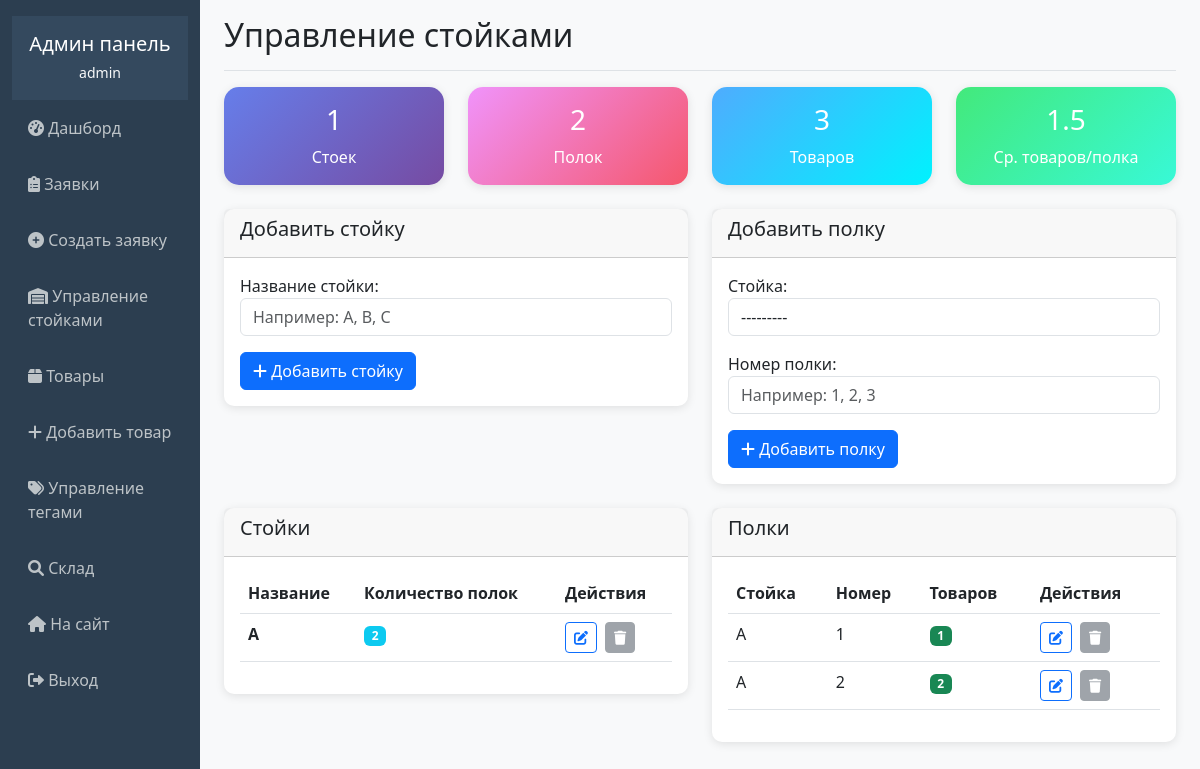
Screenshot of /superuser/storage/ (signed in) with the database file from the repository.
### rental/models.py (models this page shows, shortened)
class Storage(models.Model):
    name = models.CharField(max_length=10, verbose_name='Название стойки')
    def __str__(self):
        return self.name
    class Meta:
        verbose_name = 'Стойка'
        verbose_name_plural = 'Стойки'

class Shelf(models.Model):
    storage = models.ForeignKey(Storage, on_delete=models.CASCADE, verbose_name='Стойка')
    number = models.CharField(max_length=10, verbose_name='Номер полки')
    class Meta:
        verbose_name = 'Полка'
        verbose_name_plural = 'Полки'

### rental/admin_views.py (the view, shortened to what this page needs)
# urls.py: path('storage/', admin_views.storage_management, name='storage_management'),
@user_passes_test(is_admin)
def storage_management(request):
    storages = Storage.objects.all()
    shelves = Shelf.objects.all().select_related('storage')
    storage_form = StorageForm()
    shelf_form = ShelfForm()
    context = {
        'storages': storages,
        'shelves': shelves,
        'storage_form': storage_form,
        'shelf_form': shelf_form,
    }
    return render(request, 'rental/admin/storage_management.html', context)

### rental/forms.py (shortened to what this page needs)
class StorageForm(forms.ModelForm):
    class Meta:
        model = Storage
        fields = ['name']
        widgets = {
            'name': forms.TextInput(attrs={
                'class': 'form-control',
                'placeholder': 'Например: A, B, C',
                'maxlength': '10'
            })
        }

class ShelfForm(forms.ModelForm):
    class Meta:
        model = Shelf
        fields = ['storage', 'number']
        widgets = {
            'storage': forms.Select(attrs={'class': 'form-control'}),
            'number': forms.TextInput(attrs={
                'class': 'form-control',
                'placeholder': 'Например: 1, 2, 3',
                'maxlength': '10'
            })
        }

### rental/admin_views.py (called while the page is built)
def is_admin(user):
    return user.is_authenticated and user.is_staff

### templates/rental/admin/storage_management.html (shortened to what this page needs)
{% extends 'rental/admin/base_admin.html' %}
{% block content %}
<div class="d-flex justify-content-between flex-wrap flex-md-nowrap align-items-center pb-2 mb-3 border-bottom">
    <h1 class="h2">Управление стойками</h1>
</div>
<div class="row mb-4">
    <div class="col-md-3">
        <div class="card text-center stat-card">
            <div class="card-body">
                <h3>{{ storages.count }}</h3>
                <p class="mb-0">Стоек</p>
            </div>
        </div>
    </div>
    <div class="col-md-3">
        <div class="card text-center stat-card-2">
            <div class="card-body">
                <h3>{{ shelves.count }}</h3>
                <p class="mb-0">Полок</p>
            </div>
        </div>
    </div>
    <div class="col-md-3">
        <div class="card text-center stat-card-3">
            <div class="card-body">
                <h3 id="totalProducts">0</h3>
                <p class="mb-0">Товаров</p>
            </div>
        </div>
    </div>
    <div class="col-md-3">
        <div class="card text-center stat-card-4">
            <div class="card-body">
                <h3 id="avgProductsPerShelf">0</h3>
                <p class="mb-0">Ср. товаров/полка</p>
            </div>
        </div>
    </div>
</div>
<div class="row">
    <div class="col-md-6">
        <div class="card">
            <div class="card-header">
                <h5>Добавить стойку</h5>
            </div>
            <div class="card-body">
                <form method="post">
                    <div class="mb-3">
                        {{ storage_form.name.label_tag }}
                        {{ storage_form.name }}
                    </div>
                    <button type="submit" name="add_storage" class="btn btn-primary">
                        <i class="fas fa-plus"></i> Добавить стойку
                    </button>
                </form>
            </div>
        </div>
    </div>
    <div class="col-md-6">
        <div class="card">
            <div class="card-header">
                <h5>Добавить полку</h5>
            </div>
            <div class="card-body">
                <form method="post">
                    <div class="mb-3">
                        {{ shelf_form.storage.label_tag }}
                        {{ shelf_form.storage }}
                    </div>
                    <div class="mb-3">
                        {{ shelf_form.number.label_tag }}
                        {{ shelf_form.number }}
                    </div>
                    <button type="submit" name="add_shelf" class="btn btn-primary">
                        <i class="fas fa-plus"></i> Добавить полку
                    </button>
                </form>
            </div>
        </div>
    </div>
</div>
<div class="row mt-4">
    <div class="col-md-6">
        <div class="card">
            <div class="card-header">
                <h5>Стойки</h5>
            </div>
            <div class="card-body">
                <div class="table-responsive">
                    <table class="table">
                        <thead>
                            <tr>
                                <th>Название</th>
                                <th>Количество полок</th>
                                <th>Действия</th>
                            </tr>
                        </thead>
                        <tbody>
                            {% for storage in storages %}
                            <tr>
                                <td><strong>{{ storage.name }}</strong></td>
                                <td>
                                    <span class="badge bg-info">{{ storage.shelf_set.count }}</span>
                                </td>
                                <td>
                                    <button class="btn btn-sm btn-outline-primary me-1" onclick="editStorage({{ storage.id }}, '{{ storage.name }}')" title="Редактировать">
                                        <i class="fas fa-edit"></i>
                                    </button>
                                    {% if storage.shelf_set.count == 0 %}
                                        <button class="btn btn-sm btn-outline-danger" onclick="deleteStorage({{ storage.id }}, '{{ storage.name }}')" title="Удалить">
                                            <i class="fas fa-trash"></i>
                                        </button>
                                    {% else %}
                                        <button class="btn btn-sm btn-secondary" disabled title="Нельзя удалить: есть полки">
                                            <i class="fas fa-trash"></i>
                                        </button>
                                    {% endif %}
                                </td>
                            </tr>
                            {% empty %}
                            <tr>
                                <td colspan="3" class="text-center">Стоек пока нет</td>
                            </tr>
                            {% endfor %}
                        </tbody>
                    </table>
                </div>
            </div>
        </div>
    </div>
    <div class="col-md-6">
        <div class="card">
            <div class="card-header">
                <h5>Полки</h5>
            </div>
            <div class="card-body">
                <div class="table-responsive">
                    <table class="table">
                        <thead>
                            <tr>
                                <th>Стойка</th>
                                <th>Номер</th>
                                <th>Товаров</th>
                                <th>Действия</th>
                            </tr>
                        </thead>
                        <tbody>
                            {% for shelf in shelves %}
                            <tr>
                                <td>{{ shelf.storage.name }}</td>
                                <td>{{ shelf.number }}</td>
                                <td>
                                    <span class="badge bg-success product-count">{{ shelf.product_set.count }}</span>
                                </td>
                                <td>
                                    <button class="btn btn-sm btn-outline-primary me-1" onclick="editShelf({{ shelf.id }}, {{ shelf.storage.id }}, '{{ shelf.number }}')" title="Редактировать">
                                        <i class="fas fa-edit"></i>
                                    </button>
                                    {% if shelf.product_set.count == 0 %}
                                        <button class="btn btn-sm btn-outline-danger" onclick="deleteShelf({{ shelf.id }}, '{{ shelf }}')" title="Удалить">
                                            <i class="fas fa-trash"></i>
                                        </button>
                                    {% else %}
                                        <button class="btn btn-sm btn-secondary" disabled title="Нельзя удалить: есть товары">
                                            <i class="fas fa-trash"></i>
                                        </button>
                                    {% endif %}
                                </td>
                            </tr>
                            {% empty %}
                            <tr>
                                <td colspan="4" class="text-center">Полок пока нет</td>
                            </tr>
                            {% endfor %}
                        </tbody>
                    </table>
                </div>
            </div>
        </div>
    </div>
</div>
{% endblock %}

### templates/rental/admin/base_admin.html (shortened to what this page needs)
<!DOCTYPE html>
<html lang="ru">
<head>
    <link href="https://cdnjs.cloudflare.com/ajax/libs/bootstrap/5.3.0/css/bootstrap.min.css" rel="stylesheet">
    <link href="https://cdnjs.cloudflare.com/ajax/libs/font-awesome/6.0.0/css/all.min.css" rel="stylesheet">
</head>
<body>
    <div class="container-fluid">
        <div class="row">
            <nav class="col-md-3 col-lg-2 d-md-block sidebar collapse">
                <div class="position-sticky">
                    <div class="admin-header text-center">
                        <h5 class="text-white mb-1">Админ панель</h5>
                        {% if user.is_authenticated %}
                            <small class="text-light">{{ user.username }}</small>
                        {% endif %}
                    </div>
                    <ul class="nav flex-column">
                        <li class="nav-item">
                            <a class="nav-link" href="{% url 'admin_dashboard' %}">
                                <i class="fas fa-tachometer-alt"></i> Дашборд
                            </a>
                        </li>
                        <li class="nav-item">
                            <a class="nav-link" href="{% url 'admin_orders' %}">
                                <i class="fas fa-clipboard-list"></i> Заявки
                            </a>
                        </li>
                        <li class="nav-item">
                            <a class="nav-link" href="{% url 'admin_create_order' %}">
                                <i class="fas fa-plus-circle"></i> Создать заявку
                            </a>
                        </li>
                        <li class="nav-item">
                            <a class="nav-link" href="{% url 'storage_management' %}">
                                <i class="fas fa-warehouse"></i> Управление стойками
                            </a>
                        </li>
                        <li class="nav-item">
                            <a class="nav-link" href="{% url 'product_management' %}">
                                <i class="fas fa-box"></i> Товары
                            </a>
                        </li>
                        <li class="nav-item">
                            <a class="nav-link" href="{% url 'add_product' %}">
                                <i class="fas fa-plus"></i> Добавить товар
                            </a>
                        </li>
                        <li class="nav-item">
                            <a class="nav-link" href="{% url 'tag_management' %}">
                                <i class="fas fa-tags"></i> Управление тегами
                            </a>
                        </li>
                        <li class="nav-item">
                            <a class="nav-link" href="{% url 'inventory_view' %}">
                                <i class="fas fa-search"></i> Склад
                            </a>
                        </li>
                        <li class="nav-item">
                            <a class="nav-link" href="{% url 'rental:product_list' %}">
                                <i class="fas fa-home"></i> На сайт
                            </a>
                        </li>
                        <li class="nav-item">
                            <form method="post" action="{% url 'logout' %}" style="display: inline;">
                                <button type="submit" class="nav-link logout-btn border-0 bg-transparent w-100 text-start" onclick="return confirm('Вы действительно хотите выйти?')">
                                    <i class="fas fa-sign-out-alt"></i> Выход
                                </button>
                            </form>
                        </li>
                    </ul>
                </div>
            </nav>
            <main class="col-md-9 ms-sm-auto col-lg-10 px-md-4 main-content">
                <div class="pt-3 pb-2 mb-3">
                    {% block content %}{% endblock %}
                </div>
            </main>
        </div>
    </div>
</body>
</html>

### templates/rental/admin/base_admin.html (style rules this page uses)
.sidebar { min-height: 100vh; background-color: #2c3e50; padding-top: 1rem; }
.sidebar .nav-link { color: #bdc3c7; padding: 0.75rem 1rem; margin: 0.25rem 0; }
.main-content { background-color: #f8f9fa; min-height: 100vh; }
.card { border: none; box-shadow: 0 2px 10px rgba(0,0,0,0.1); border-radius: 10px; }
.stat-card { background: linear-gradient(135deg, #667eea 0%, #764ba2 100%); color: white; border-radius: 15px; }
.stat-card-2 { background: linear-gradient(135deg, #f093fb 0%, #f5576c 100%); color: white; border-radius: 15px; }
.stat-card-3 { background: linear-gradient(135deg, #4facfe 0%, #00f2fe 100%); color: white; border-radius: 15px; }
.stat-card-4 { background: linear-gradient(135deg, #43e97b 0%, #38f9d7 100%); color: white; border-radius: 15px; }
.admin-header { background-color: #34495e; color: white; padding: 1rem; margin-bottom: 0; }
.logout-btn { color: #e74c3c; border-top: 1px solid #34495e; margin-top: 1rem; padding-top: 1rem; }

### rows the page displays
Storage: name "A", shelf_set.count "2"
Shelf: storage.name "A", number "1", product_set.count "1"
Shelf: storage.name "A", number "2", product_set.count "2"

### other values shown
{{ user.username }} "admin"
{{ storages.count }} "1"
{{ shelves.count }} "2"
{{ storage_form.name.label_tag }} "Название стойки:"
{{ shelf_form.storage.label_tag }} "Стойка:"
{{ shelf_form.number.label_tag }} "Номер полки:"
